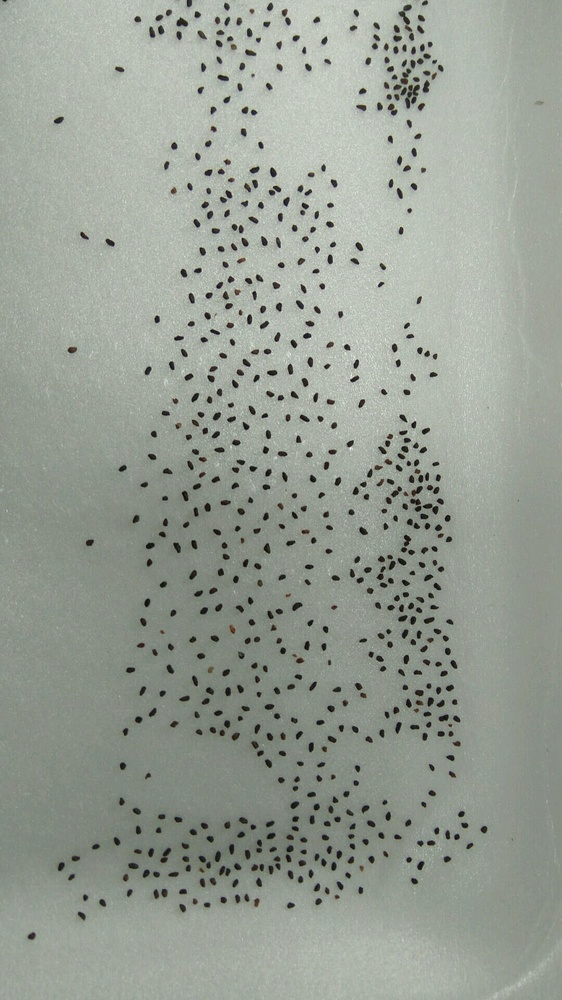
#> input picture imagen/IMG_20180118_084215.jpg, 562 x 1000 px, shrunk from 1080 x 1920 before the run
$ python otsu.py
#> lines starting #> are read from the running program, lines starting #| are printed output that depends on the picture; after the words box and inside, x2 and y2 are one past the last pixel; in counts of white or black regions, pixels touching at a corner belong together
import matplotlib.pyplot as plt
# from skimage import data
from PIL import Image
from skimage import filters
from skimage import io
from skimage import exposure
from skimage.measure import label, regionprops
from skimage.morphology import closing, square
import matplotlib.patches as patches

file_image = "../imagen/IMG_20180118_084215.jpg"
img = Image.open(file_image)
#> img is the input picture: PIL image 562x1000 RGB; mean R, G, B 151.3, 158, 148.5

im = io.imread(file_image, 'L')
#> im: shape (1000, 562) float64; min 0.0221, max 0.959, mean 0.611
# val = filters.threshold_otsu(im)
val = filters.threshold_isodata(im)
#> val = 0.415

arr_binary = im < val
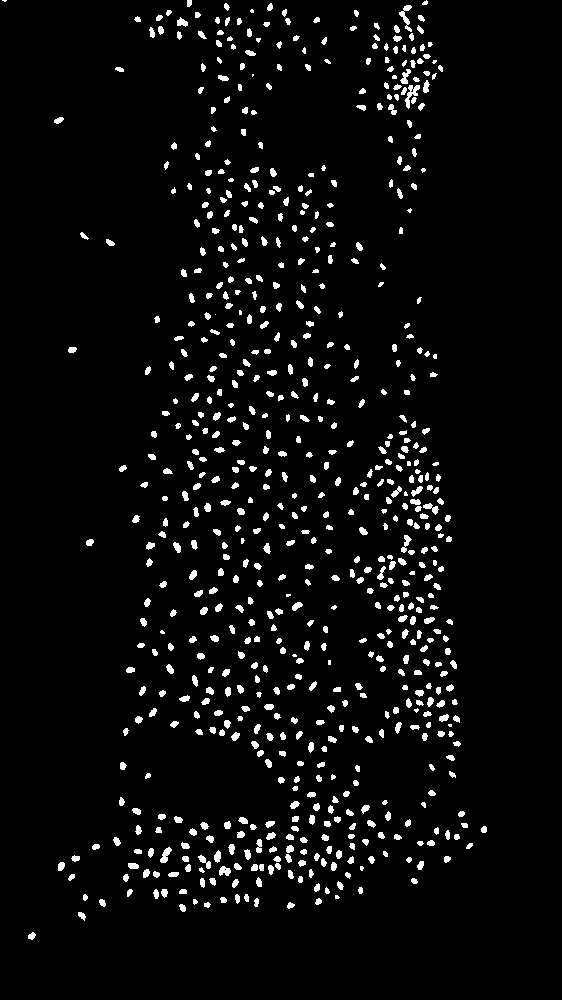
#> arr_binary: shape (1000, 562) bool; 4.4% white; 720 white regions (23 under 20 px), largest, box (x1, y1, x2, y2) and area: (405, 85, 420, 109) 143, (399, 5, 412, 32) 135, (160, 847, 172, 863) 100
# [21 lines of commented-out code are left out]


hist, bins_center = exposure.histogram(im)
#> hist = 256 values, max 10468 at index 150, min 0 at index 240, mean 2195.3; bins_center = 256 values from 0.0239 to 0.957

plt.figure(figsize=(9, 4))
plt.subplot(131)
plt.imshow(im, cmap='gray', interpolation='nearest')
plt.axis('off')
plt.subplot(132)
plt.plot(bins_center, hist, lw=2)
plt.axvline(val, color='k', ls='--')
plt.axis('off')
plt.subplot(133)
binaria = im < val
plt.imshow(binaria, cmap='gray', interpolation='nearest')
plt.axis('off')
plt.tight_layout()
plt.show()
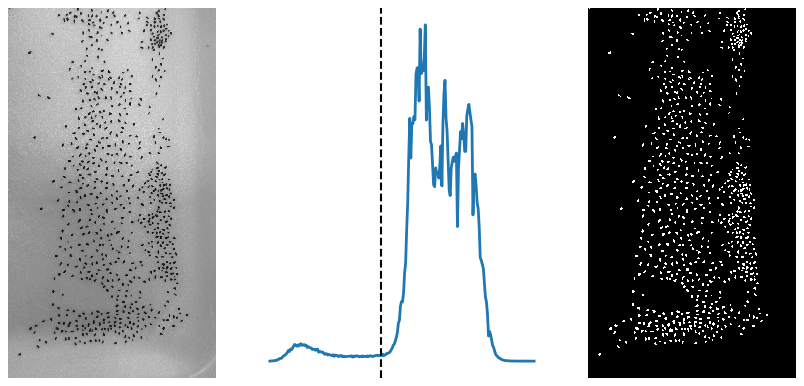
#> figure drawn by matplotlib, 3 panels

$ run again, with imagen/IMG_20180118_084153.jpg copied over imagen/IMG_20180118_084215.jpg
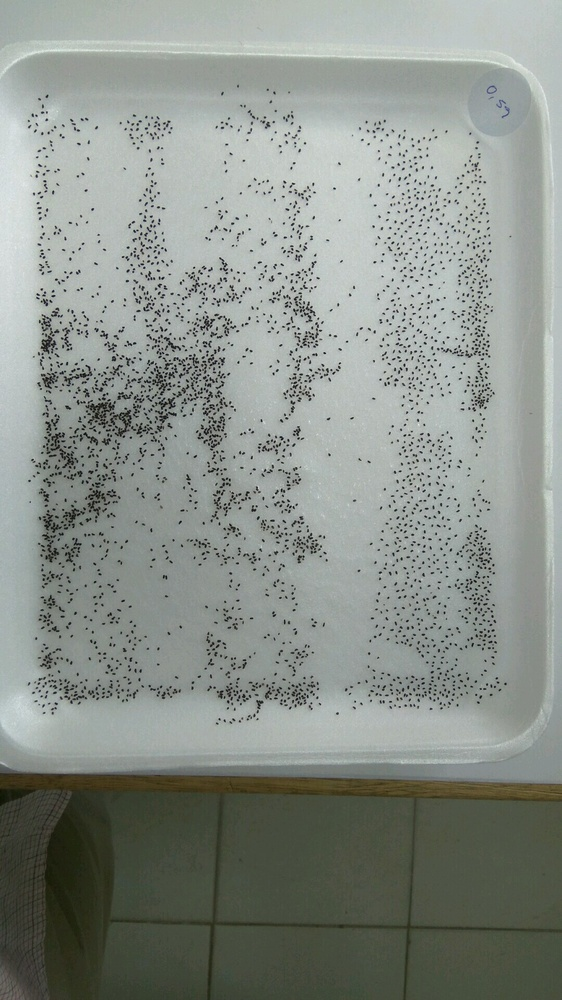
#> input picture imagen/IMG_20180118_084153.jpg, 562 x 1000 px, shrunk from 1080 x 1920 before the run
#> img is the input picture: PIL image 562x1000 RGB; mean R, G, B 138.5, 144.8, 138.2
#> val = 0.469
#> `arr_binary = im < val`:
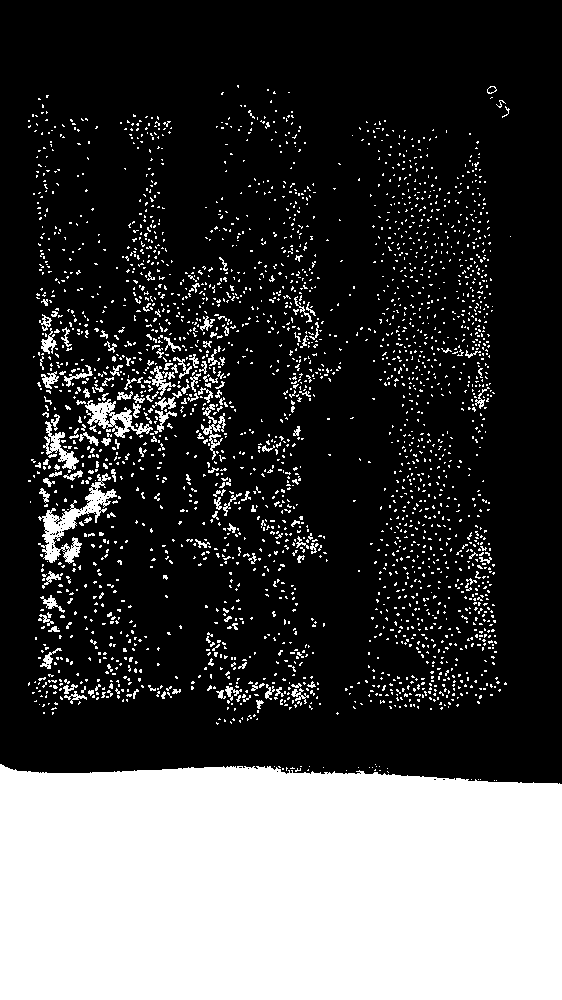
#> arr_binary: shape (1000, 562) bool; 27.4% white; 2831 white regions (2678 under 20 px), largest, box (x1, y1, x2, y2) and area: (0, 764, 562, 1000) 127323, (38, 473, 117, 564) 1897, (85, 399, 153, 438) 915
#> hist = 256 values, max 8499 at index 78, min 0 at index 253, mean 2195.3; bins_center = 256 values from 0.00462 to 0.929
#> `plt.show()`:
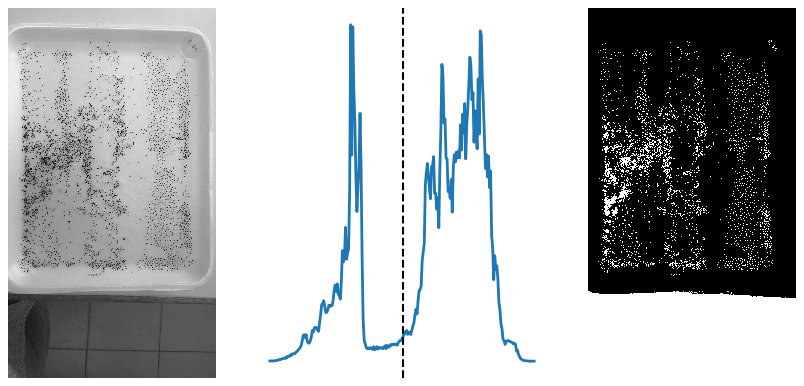
#> figure drawn by matplotlib, 3 panels

$ run again, with imagen/IMG_20180118_084208.jpg copied over imagen/IMG_20180118_084215.jpg
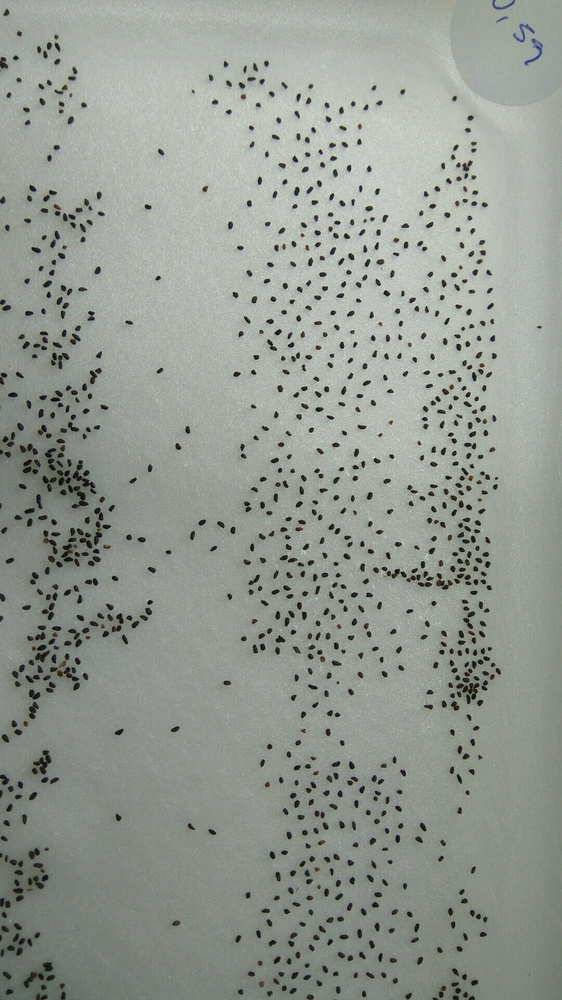
#> input picture imagen/IMG_20180118_084208.jpg, 562 x 1000 px, shrunk from 1080 x 1920 before the run
#> img is the input picture: PIL image 562x1000 RGB; mean R, G, B 147.6, 153.5, 145.6
#> val = 0.416
#> `arr_binary = im < val`:
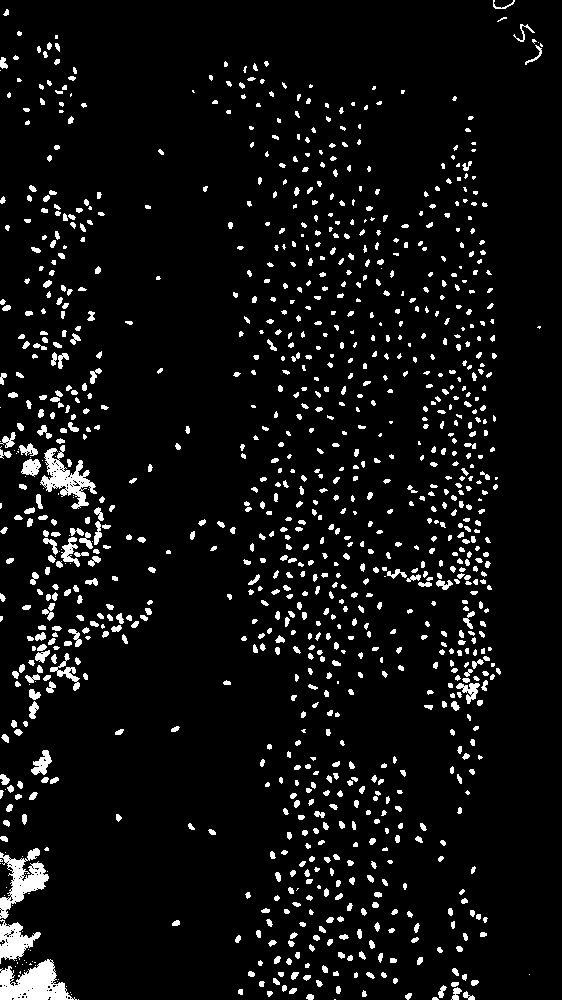
#> arr_binary: shape (1000, 562) bool; 6.2% white; 1109 white regions (292 under 20 px), largest, box (x1, y1, x2, y2) and area: (0, 959, 77, 1000) 1861, (0, 848, 49, 919) 1408, (40, 445, 97, 509) 1371
#> hist = 256 values, max 9620 at index 163, min 0 at index 245, mean 2195.3; bins_center = 256 values from 0.00455 to 0.894
#> `plt.show()`:
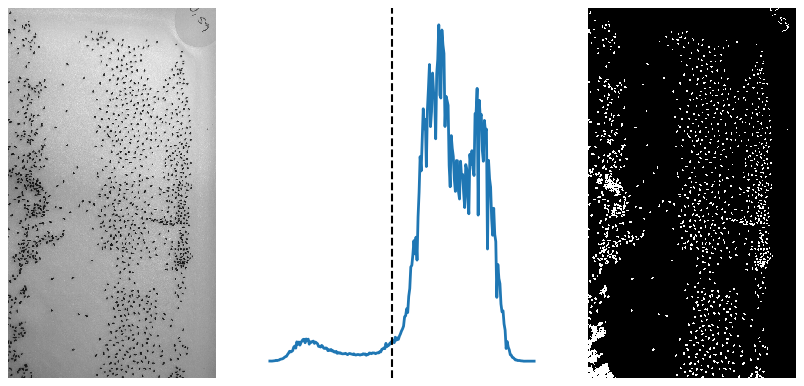
#> figure drawn by matplotlib, 3 panels

$ run again, with imagen/IMG_20180118_084236.jpg copied over imagen/IMG_20180118_084215.jpg
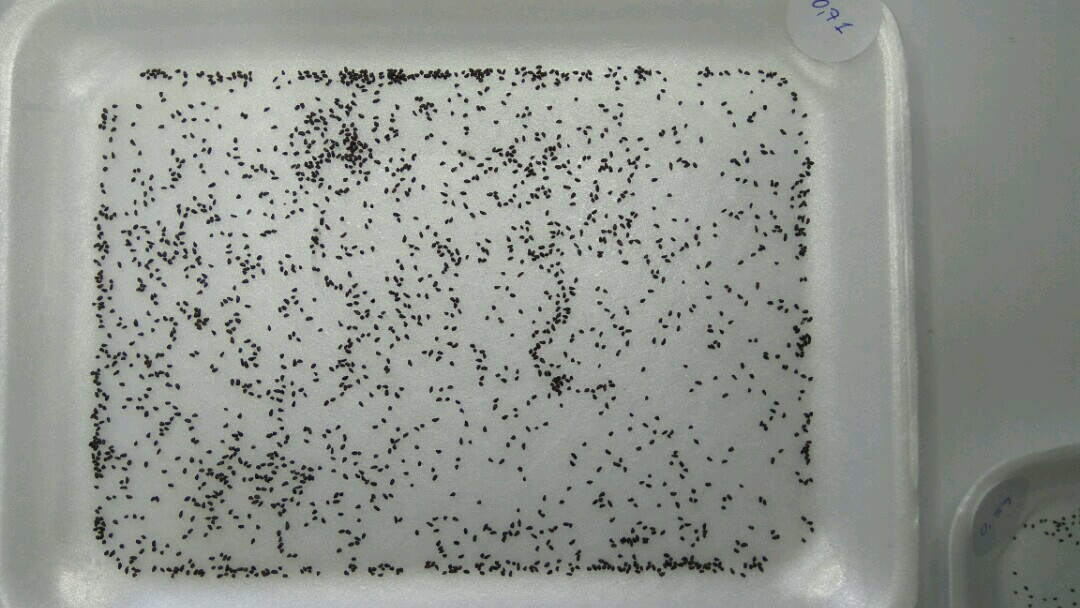
#> input picture imagen/IMG_20180118_084236.jpg, 1080 x 608 px
#> img is the input picture: PIL image 1080x608 RGB; mean R, G, B 145.4, 149.1, 143.5
#> val = 0.522
#> `arr_binary = im < val`:
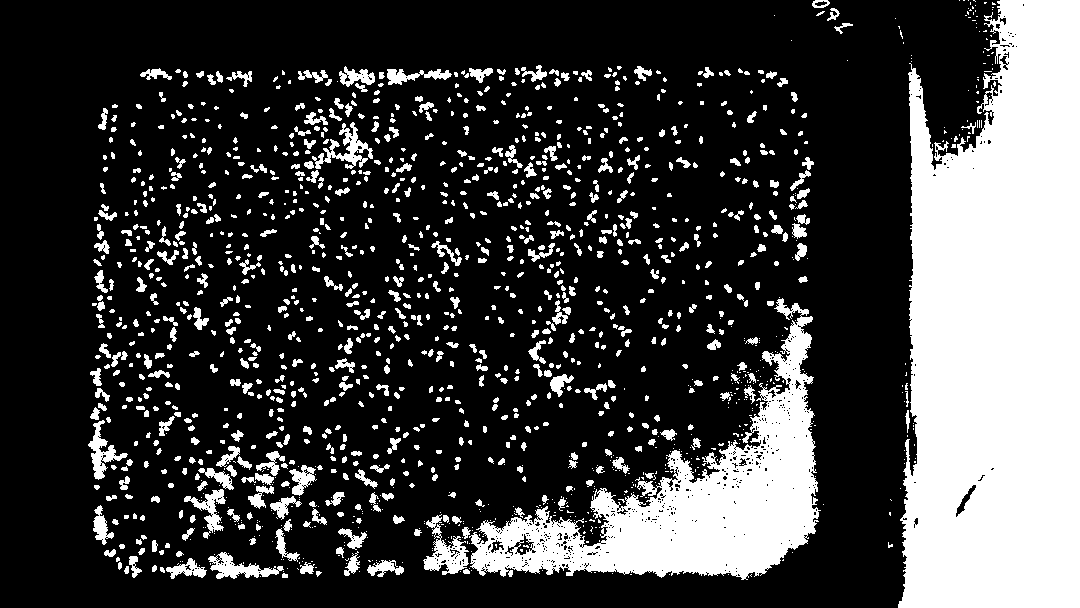
#> arr_binary: shape (608, 1080) bool; 25.5% white; 1489 white regions (790 under 20 px), largest, box (x1, y1, x2, y2) and area: (898, 0, 1080, 608) 92315, (469, 298, 821, 580) 31602, (423, 514, 469, 575) 1138
#> hist = 256 values, max 12334 at index 155, min 0 at index 247, mean 2565; bins_center = 256 values from 0.02 to 0.934
#> `plt.show()`:
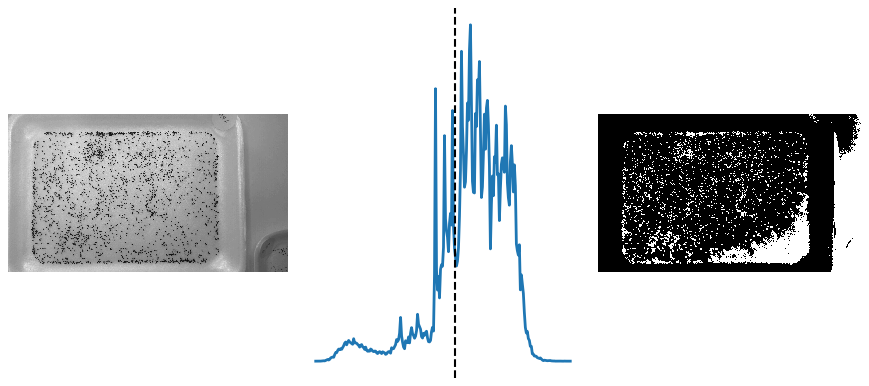
#> figure drawn by matplotlib, 3 panels
